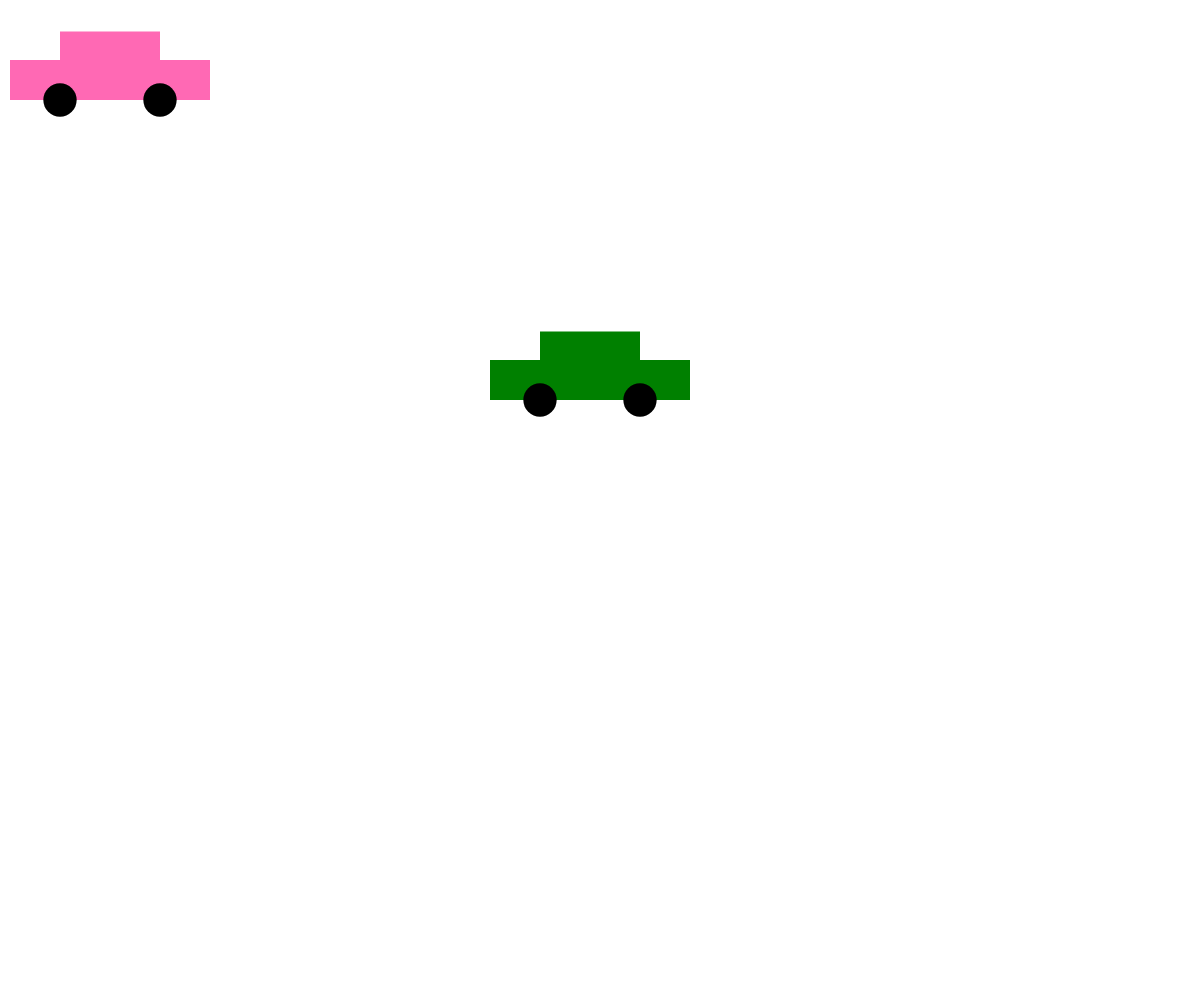
Frame 1 (no input)
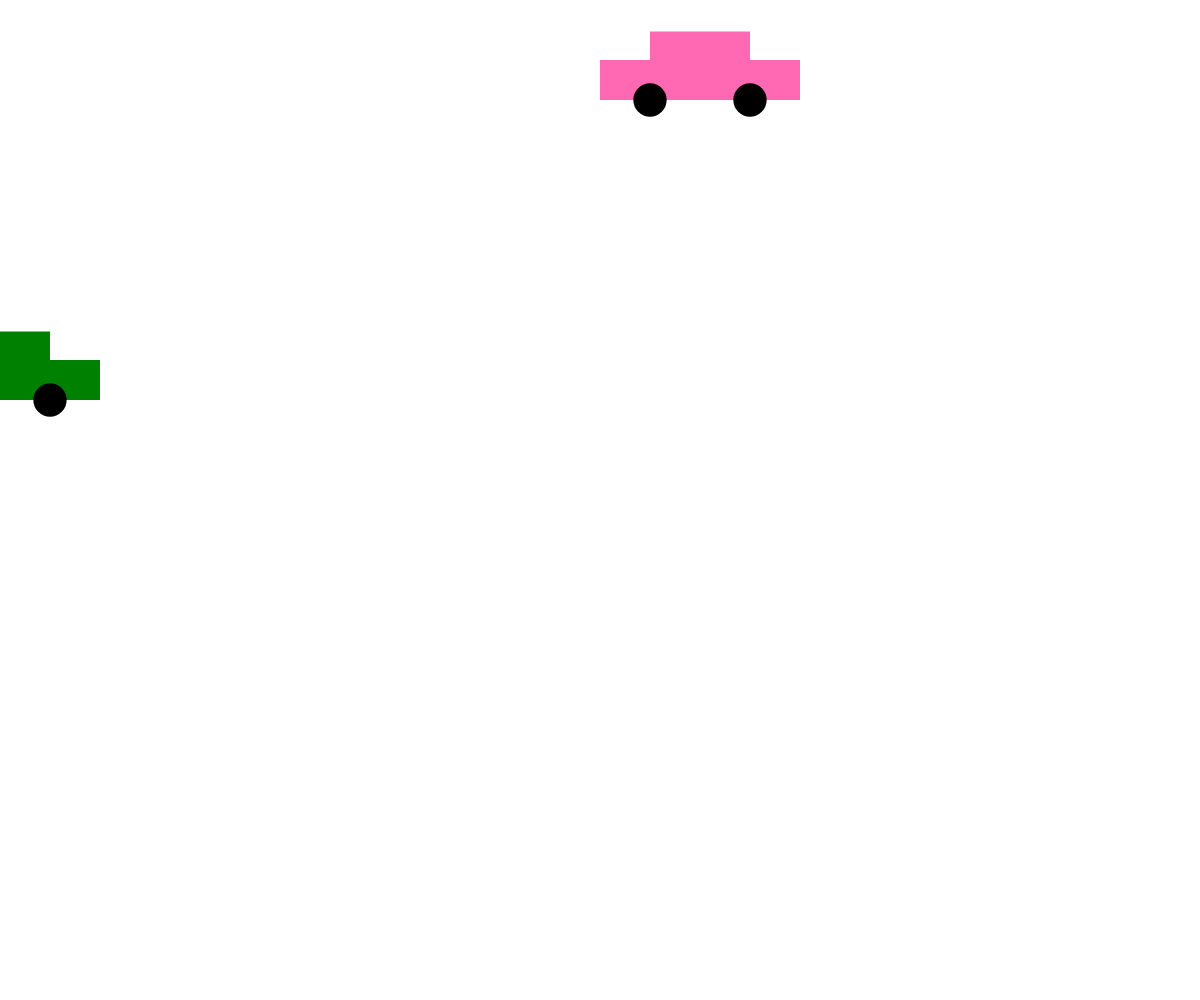
Frame 60 (no input)
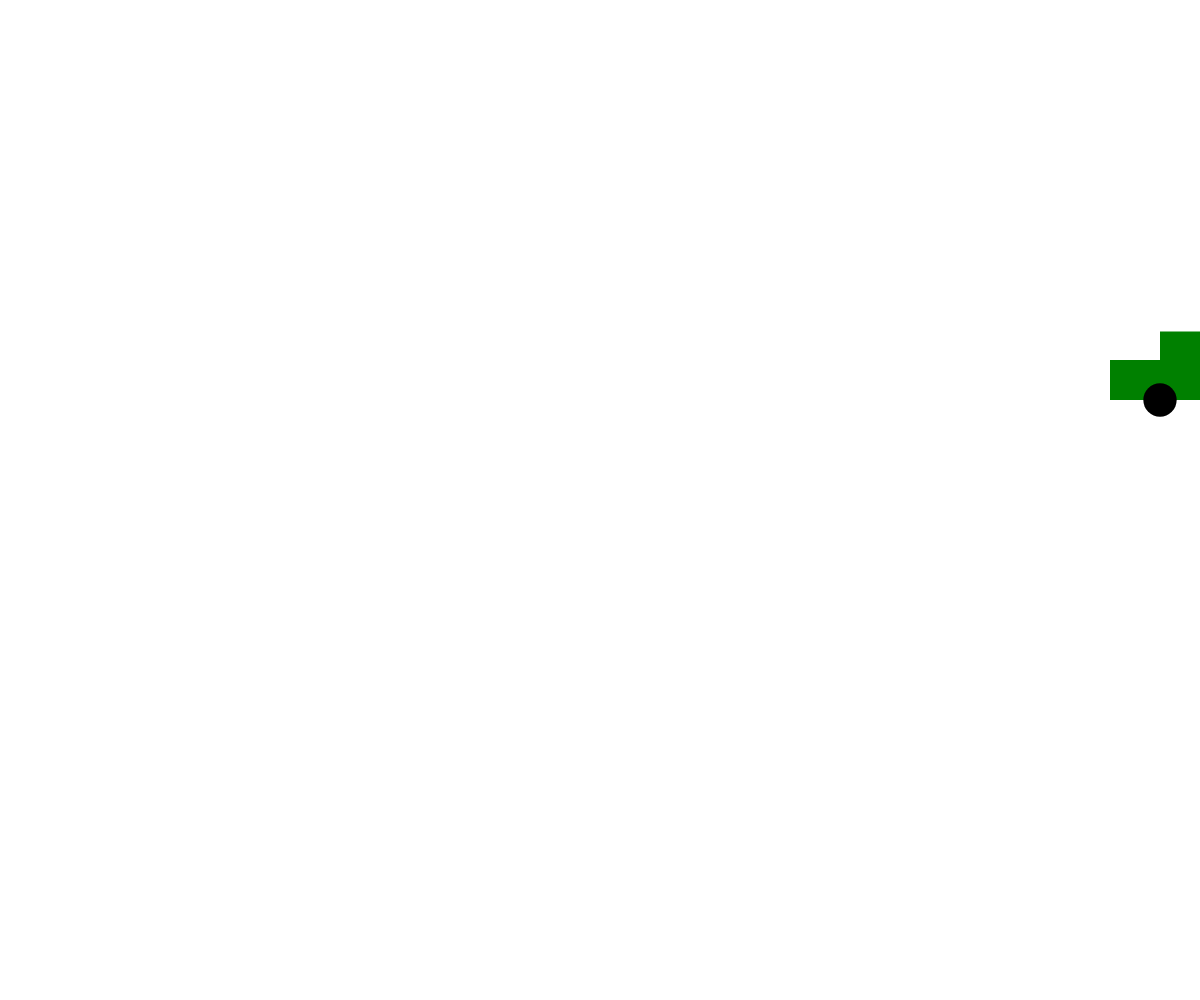
Frame 120 (the mouse pressed at the canvas centre since frame 60)

The p5.js sketch that drew these frames (run headless with seeded random() and noise() and a simulated clock; from frame 60 on, the mouse is pressed at the canvas centre):

// p5.js sketch
// ── sketch.js
const canvasWidth = window.innerWidth;
const canvasHeight = window.innerHeight; 

// feel free to change these values as you like!

const c1 = {
    x: 100,
    y: 100,
    width: 200,
    speed: 10,
    color: 'hotpink'
};

const c2 = {
    x: 600,
    y: 400,
    width: 200,
    speed: 10,
    color: 'green'
};


// required to set up the canvas:
function setup() {
    createCanvas(canvasWidth, canvasHeight);
}


// animation loop:
function draw() {
    
    // clear the canvas:
    clear();

    // move the car:
    c1.x += c1.speed;

    // move the car:
    c2.x -= c2.speed;

    // redraw the car:
    drawCar(c2.x, c2.y, c2.width, c2.color);

    //check to see if it gets to the end
    if (c1.x > canvasWidth + 300) {
        c1.x = - 300;
    }

    //check to see if it gets to the end
    if (c2.x < - 300) {
        c2.x = canvasWidth + 300 ;
    }

    // redraw the car:
    drawCar(c1.x, c1.y, c1.width, c1.color);

    
    // draw the grid (optional -- feel free to remove this line):
    // drawGrid(canvasWidth, canvasHeight);
}




// this function's job is to draw a car based on the 
// parameters the user passes in (x, y, size, fillColor, and wheelColor)
function drawCar(x, y, size, fillColor, wheelColor='black') {
    strokeWeight(0);
    
    // body
    fill(fillColor);
    rect(x - size/4, y - (size/5 + size/7), size / 2, size/7); // top
    rect(x - size/2, y - size/5, size, size/5); // bottom

    // wheels:
    fill(wheelColor);
    circle(x - size / 4, y, size / 6);
    circle(x + size / 4, y, size / 6);
}
